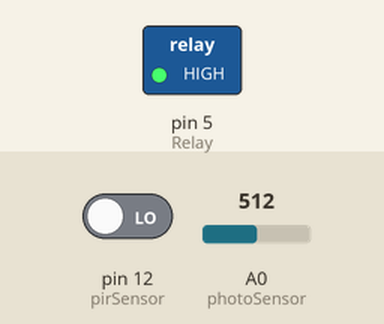
A sketch run on a simulated Arduino Uno, built with avr-gcc and run on an emulated ATmega328P. Shown: switched loads named in the sketch (green lamp = pin HIGH). The inputs (shaded band) are chosen by the test bench; at power-on: pin 12 (pirSensor) LOW, A0 (photoSensor) = 512. What the sketch prints to the serial monitor is not drawn.

Above: at 1.2 s.
1.3 s: pin 12 (pirSensor) driven HIGH
At 2.0 s:
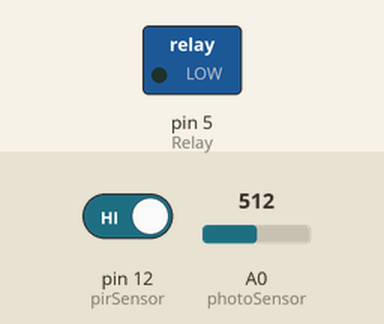
Timing chart, 0 to 4.3 s (numbered marks = the images above; inputs shaded):
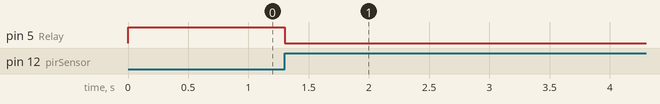

Measured:
- after the input at 1.3 s, pin 5 (Relay): HIGH → LOW at once

The sketch:

sketch_oct23a.ino
```cpp
int valMove = 0;
int valLight = 0;
const int photoSensor = A0;
const int pirSensor = 12;
const int Relay = 5;

void setup(void)
{
  Serial.begin(115200);
  pinMode(Relay, OUTPUT);
}


int check(int valLight,int valMove){
  int a,b;
  valLight<300 ? a=0 : a=1;
  valMove==HIGH ? b=1 : b=0;
  Serial.print(a);
  Serial.print(" ");
  Serial.println(b);
  return a+b;

}
void loop()
{
  valMove = digitalRead(pirSensor);
  valLight = analogRead(photoSensor);
  if(check(valLight,valMove)==2){
    Serial.println("gelap dan bergerak");
    Serial.println(valLight);
    Serial.println(valMove);
    digitalWrite(Relay, LOW);
    delay(10000);
  }
  digitalWrite(Relay, HIGH);
 }
```
